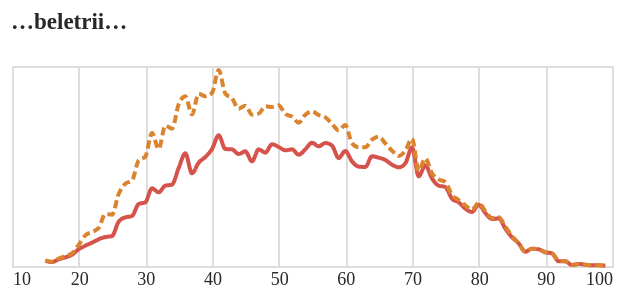

Here is the notebook cell this chart was saved with:
### Code cell
tvar2 = alt.Chart(do_grafu_prozaici.to_pandas(), width=300, height=100, title="…beletrii…").mark_line(interpolate="monotone").encode(
    alt.X('vek:Q').axis(domain=False, tickSize=0, title=None),
    alt.Y('len:Q').stack('zero').axis(None),
    alt.Color('obdobi:N', sort=['2000-2020','1800-1838'], scale=alt.Scale(range=['#D6534B', '#DB842F']), legend=None),
    alt.StrokeDash('obdobi:N', sort=['2000-2020','1800-1838'], legend=None)
)

tvar2

### Figure 1 — Vega-Lite specification as saved in the notebook (floating-point values rounded to 4 significant figures; data arrays with more than 128 entries replaced by an {"elided": "..."} marker saying what was removed)
{"config": {"title": {"font": "Noticia Text", "fontSize": 11.5, "anchor": "start", "lineHeight": 19, "fontWeight": "bolder", "subtitleFont": "Noticia Text", "subtitleFontSize": 10, "subtitleLineHeight": 15, "subtitlePadding": 10, "dy": -10, "color": "#292829", "subtitleColor": "#292829"}, "axis": {"labelFont": "Asap", "titleFont": "Asap", "fontWeight": "lighter", "titleFontWeight": "lighter", "labelFontSize": 9, "titleFontSize": 9, "labelPadding": 2, "titlePadding": 9, "domainOpacity": 0, "tickColor": "#DCDDD6", "labelColor": "#292829"}, "legend": {"labelFont": "Asap", "labelFontWeight": "normal", "titleFont": "Asap", "titleFontWeight": "normal", "labelFontSize": 9, "titleFontSize": 9, "labelColor": "#292829"}}, "data": {"name": "data-53b12199e3757dd8870226b106510378"}, "mark": {"type": "line", "interpolate": "monotone"}, "encoding": {"color": {"field": "obdobi", "legend": null, "scale": {"range": ["#D6534B", "#DB842F"]}, "sort": ["2000-2020", "1800-1838"], "type": "nominal"}, "strokeDash": {"field": "obdobi", "legend": null, "sort": ["2000-2020", "1800-1838"], "type": "nominal"}, "x": {"axis": {"domain": false, "tickSize": 0, "title": null}, "field": "vek", "type": "quantitative"}, "y": {"axis": null, "field": "len", "stack": "zero", "type": "quantitative"}}, "height": 100, "title": "…beletrii…", "width": 300, "$schema": "https://vega.github.io/schema/vega-lite/v5.8.0.json", "datasets": {"data-53b12199e3757dd8870226b106510378": {"elided": "158 records"}}}
